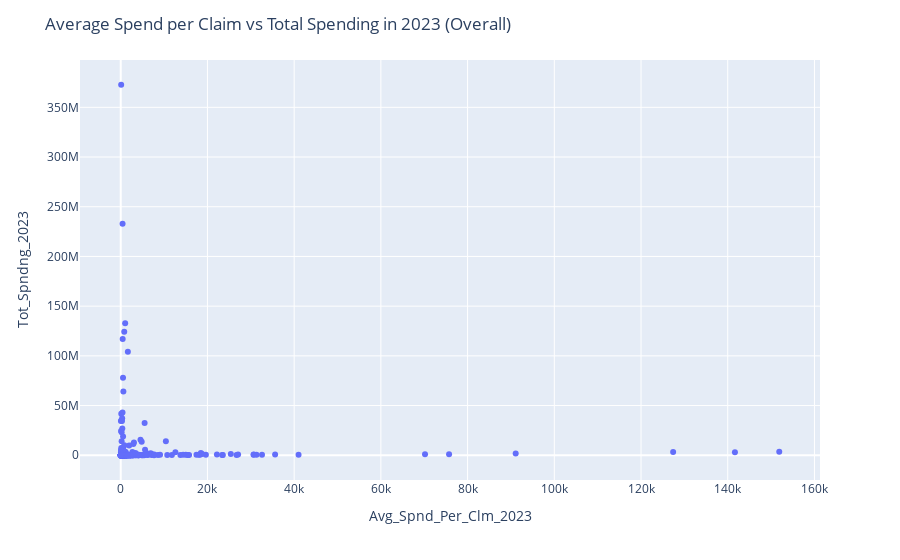

Here is the notebook cell this chart was saved with:
### Code cell
fig = px.scatter(outlier_23_df[outlier_23_df['Mftr_Name'] == 'Overall'], x='Avg_Spnd_Per_Clm_2023', y='Tot_Spndng_2023',
                 hover_data=['Brnd_Name', 'Gnrc_Name', 'Mftr_Name'])

fig.update_layout(
    title='Average Spend per Claim vs Total Spending in 2023 (Overall)',
)

fig.show()

### Figure 1 — Plotly figure (JSON) as saved in the notebook; plotly's stock layout.template omitted (floating-point values rounded to 4 significant figures; data arrays with more than 128 entries replaced by an {"elided": "..."} marker saying what was removed)
{"data": [{"customdata": {"elided": "392x3 str values"}, "hovertemplate": "Avg_Spnd_Per_Clm_2023=%{x}<br>Tot_Spndng_2023=%{y}<br>Brnd_Name=%{customdata[0]}<br>Gnrc_Name=%{customdata[1]}<br>Mftr_Name=%{customdata[2]}<extra></extra>", "legendgroup": "", "marker": {"color": "#636efa", "symbol": "circle"}, "mode": "markers", "name": "", "orientation": "v", "showlegend": false, "type": "scatter", "x": {"elided": "392 float values"}, "xaxis": "x", "y": {"elided": "392 float values"}, "yaxis": "y"}], "layout": {"legend": {"tracegroupgap": 0}, "margin": {"t": 60}, "title": {"text": "Average Spend per Claim vs Total Spending in 2023 (Overall)"}, "xaxis": {"anchor": "y", "domain": [0, 1], "title": {"text": "Avg_Spnd_Per_Clm_2023"}}, "yaxis": {"anchor": "x", "domain": [0, 1], "title": {"text": "Tot_Spndng_2023"}}}}
